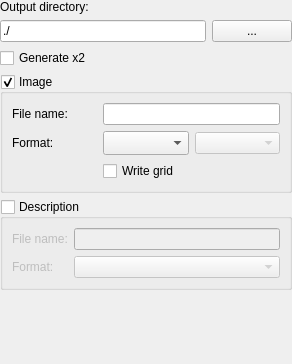
<?xml version="1.0" encoding="UTF-8"?>
<ui version="4.0">
 <class>OutputFrame</class>
 <widget class="QWidget" name="OutputFrame">
  <property name="geometry">
   <rect>
    <x>0</x>
    <y>0</y>
    <width>292</width>
    <height>364</height>
   </rect>
  </property>
  <property name="sizePolicy">
   <sizepolicy hsizetype="Minimum" vsizetype="Minimum">
    <horstretch>0</horstretch>
    <verstretch>0</verstretch>
   </sizepolicy>
  </property>
  <property name="windowTitle">
   <string>Frame</string>
  </property>
  <property name="locale">
   <locale language="English" country="UnitedStates"/>
  </property>
  <layout class="QGridLayout" name="gridLayout">
   <property name="sizeConstraint">
    <enum>QLayout::SetMinimumSize</enum>
   </property>
   <property name="leftMargin">
    <number>0</number>
   </property>
   <property name="topMargin">
    <number>0</number>
   </property>
   <property name="rightMargin">
    <number>0</number>
   </property>
   <property name="bottomMargin">
    <number>0</number>
   </property>
   <item row="0" column="0">
    <widget class="QLabel" name="label">
     <property name="text">
      <string>Output directory:</string>
     </property>
     <property name="buddy">
      <cstring>lineEditPath</cstring>
     </property>
    </widget>
   </item>
   <item row="1" column="1">
    <widget class="QPushButton" name="pushButtonSelectPath">
     <property name="text">
      <string notr="true">...</string>
     </property>
    </widget>
   </item>
   <item row="3" column="0" colspan="2">
    <widget class="QGroupBox" name="groupBoxImage">
     <property name="title">
      <string>Image</string>
     </property>
     <property name="checkable">
      <bool>true</bool>
     </property>
     <layout class="QGridLayout" name="gridLayout_2">
      <item row="0" column="1" colspan="2">
       <widget class="QLineEdit" name="lineEditImageFilename"/>
      </item>
      <item row="0" column="0">
       <widget class="QLabel" name="label_2">
        <property name="text">
         <string>File name:</string>
        </property>
        <property name="buddy">
         <cstring>lineEditImageFilename</cstring>
        </property>
       </widget>
      </item>
      <item row="1" column="1">
       <widget class="QComboBox" name="comboBoxImageFormat">
        <property name="sizeAdjustPolicy">
         <enum>QComboBox::AdjustToMinimumContentsLengthWithIcon</enum>
        </property>
        <property name="frame">
         <bool>true</bool>
        </property>
       </widget>
      </item>
      <item row="1" column="0">
       <widget class="QLabel" name="label_3">
        <property name="text">
         <string>Format:</string>
        </property>
        <property name="buddy">
         <cstring>comboBoxImageFormat</cstring>
        </property>
       </widget>
      </item>
      <item row="1" column="2">
       <widget class="QComboBox" name="comboBoxImageChannels">
        <property name="enabled">
         <bool>false</bool>
        </property>
       </widget>
      </item>
      <item row="3" column="1">
       <widget class="QCheckBox" name="checkBoxDrawGrid">
        <property name="text">
         <string>Write grid</string>
        </property>
       </widget>
      </item>
      <item row="3" column="2">
       <widget class="ColorButton" name="widgetGridColor" native="true">
        <property name="enabled">
         <bool>false</bool>
        </property>
       </widget>
      </item>
     </layout>
    </widget>
   </item>
   <item row="4" column="0" colspan="2">
    <widget class="QGroupBox" name="groupBoxDescription">
     <property name="enabled">
      <bool>true</bool>
     </property>
     <property name="title">
      <string>Description</string>
     </property>
     <property name="checkable">
      <bool>true</bool>
     </property>
     <property name="checked">
      <bool>false</bool>
     </property>
     <layout class="QGridLayout" name="gridLayout_3">
      <item row="0" column="1">
       <widget class="QLineEdit" name="lineEditDescriptionFilename"/>
      </item>
      <item row="0" column="0">
       <widget class="QLabel" name="label_4">
        <property name="text">
         <string>File name:</string>
        </property>
       </widget>
      </item>
      <item row="1" column="0">
       <widget class="QLabel" name="label_5">
        <property name="text">
         <string>Format:</string>
        </property>
       </widget>
      </item>
      <item row="1" column="1">
       <widget class="QComboBox" name="comboBoxDescriptionType"/>
      </item>
     </layout>
    </widget>
   </item>
   <item row="5" column="0">
    <spacer name="verticalSpacer">
     <property name="orientation">
      <enum>Qt::Vertical</enum>
     </property>
     <property name="sizeHint" stdset="0">
      <size>
       <width>20</width>
       <height>40</height>
      </size>
     </property>
    </spacer>
   </item>
   <item row="1" column="0">
    <widget class="QLineEdit" name="lineEditPath">
     <property name="text">
      <string>./</string>
     </property>
     <property name="readOnly">
      <bool>true</bool>
     </property>
    </widget>
   </item>
   <item row="2" column="0" colspan="2">
    <widget class="QCheckBox" name="checkBoxGenerateX2">
     <property name="text">
      <string>Generate x2</string>
     </property>
    </widget>
   </item>
  </layout>
 </widget>
 <customwidgets>
  <customwidget>
   <class>ColorButton</class>
   <extends>QWidget</extends>
   <header>colorbutton.h</header>
   <container>1</container>
  </customwidget>
 </customwidgets>
 <resources/>
 <connections/>
</ui>
